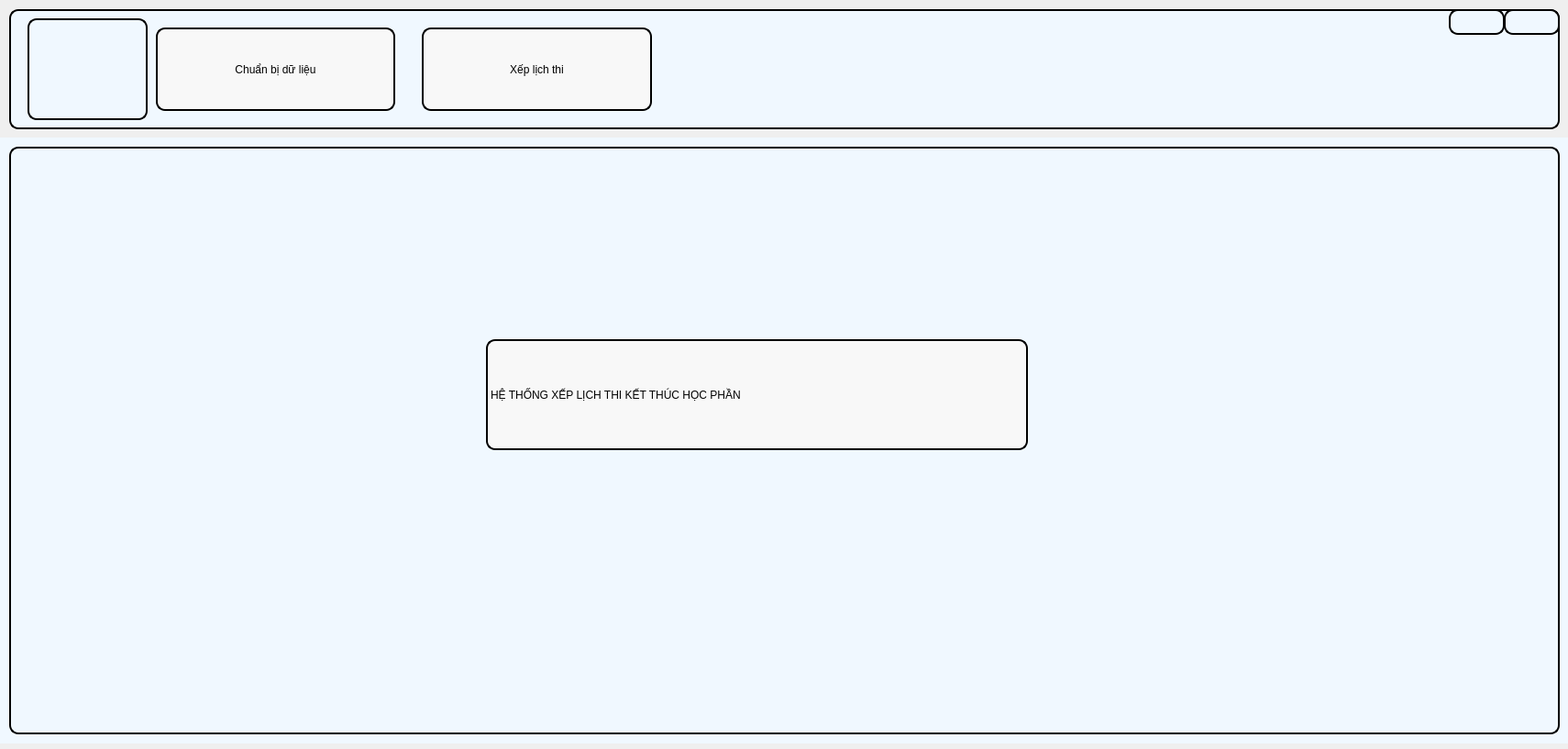
<?xml version="1.0" encoding="UTF-8"?>
<ui version="4.0">
 <class>MainWindow</class>
 <widget class="QMainWindow" name="MainWindow">
  <property name="geometry">
   <rect>
    <x>0</x>
    <y>0</y>
    <width>1710</width>
    <height>817</height>
   </rect>
  </property>
  <property name="windowTitle">
   <string>MainWindow</string>
  </property>
  <widget class="QWidget" name="centralwidget">
   <widget class="QWidget" name="Header" native="true">
    <property name="geometry">
     <rect>
      <x>10</x>
      <y>10</y>
      <width>1691</width>
      <height>131</height>
     </rect>
    </property>
    <property name="styleSheet">
     <string notr="true">background-color: rgb(240,248,255);

    border: 2px solid black;
    border-radius: 10px ;</string>
    </property>
    <widget class="QLabel" name="label">
     <property name="geometry">
      <rect>
       <x>20</x>
       <y>10</y>
       <width>131</width>
       <height>111</height>
      </rect>
     </property>
     <property name="minimumSize">
      <size>
       <width>50</width>
       <height>50</height>
      </size>
     </property>
     <property name="text">
      <string/>
     </property>
     <property name="pixmap">
      <pixmap resource="resources.qrc">:/images/Logo-DH-Kinh-te-Dai-hoc-Da-Nang-DUE.png</pixmap>
     </property>
     <property name="scaledContents">
      <bool>true</bool>
     </property>
    </widget>
    <widget class="QPushButton" name="pushButton_2">
     <property name="geometry">
      <rect>
       <x>1630</x>
       <y>0</y>
       <width>61</width>
       <height>28</height>
      </rect>
     </property>
     <property name="text">
      <string/>
     </property>
     <property name="icon">
      <iconset resource="resources.qrc">
       <normaloff>:/images/notify_icon.png</normaloff>:/images/notify_icon.png</iconset>
     </property>
    </widget>
    <widget class="QPushButton" name="pushButton_3">
     <property name="geometry">
      <rect>
       <x>1570</x>
       <y>0</y>
       <width>61</width>
       <height>28</height>
      </rect>
     </property>
     <property name="text">
      <string/>
     </property>
     <property name="icon">
      <iconset resource="resources.qrc">
       <normaloff>:/images/profile.jpg</normaloff>:/images/profile.jpg</iconset>
     </property>
    </widget>
    <widget class="QPushButton" name="Button_Xulyrangbuoc">
     <property name="geometry">
      <rect>
       <x>160</x>
       <y>20</y>
       <width>261</width>
       <height>91</height>
      </rect>
     </property>
     <property name="styleSheet">
      <string notr="true">font: 16pt &quot;MS Shell Dlg 2&quot;;
	background-color: rgb(248, 248, 248);
    border: 2px solid black;
    border-radius: 10px ;</string>
     </property>
     <property name="text">
      <string>Chuẩn bị dữ liệu</string>
     </property>
    </widget>
    <widget class="QPushButton" name="Button_Phancathi">
     <property name="geometry">
      <rect>
       <x>450</x>
       <y>20</y>
       <width>251</width>
       <height>91</height>
      </rect>
     </property>
     <property name="styleSheet">
      <string notr="true">font: 16pt &quot;MS Shell Dlg 2&quot;;
	background-color: rgb(248, 248, 248);
    border: 2px solid black;
    border-radius: 10px ;</string>
     </property>
     <property name="text">
      <string>Xếp lịch thi</string>
     </property>
    </widget>
   </widget>
   <widget class="QWidget" name="widget_3" native="true">
    <property name="geometry">
     <rect>
      <x>0</x>
      <y>150</y>
      <width>1711</width>
      <height>661</height>
     </rect>
    </property>
    <property name="styleSheet">
     <string notr="true">background-color: rgb(240,248,255);</string>
    </property>
    <widget class="QWidget" name="widget" native="true">
     <property name="geometry">
      <rect>
       <x>0</x>
       <y>10</y>
       <width>1701</width>
       <height>641</height>
      </rect>
     </property>
     <property name="styleSheet">
      <string notr="true">background-color: rgb(240,248,255);</string>
     </property>
     <widget class="QLabel" name="label_2">
      <property name="geometry">
       <rect>
        <x>150</x>
        <y>100</y>
        <width>291</width>
        <height>301</height>
       </rect>
      </property>
      <property name="text">
       <string/>
      </property>
      <property name="pixmap">
       <pixmap resource="resources.qrc">:/images/app.png</pixmap>
      </property>
     </widget>
     <widget class="QWidget" name="widget_2" native="true">
      <property name="geometry">
       <rect>
        <x>10</x>
        <y>0</y>
        <width>1691</width>
        <height>641</height>
       </rect>
      </property>
      <property name="styleSheet">
       <string notr="true">background-color: rgb(240,248,255);
    border: 2px solid black;
    border-radius: 10px ;</string>
      </property>
      <widget class="QLabel" name="label_3">
       <property name="geometry">
        <rect>
         <x>520</x>
         <y>210</y>
         <width>591</width>
         <height>121</height>
        </rect>
       </property>
       <property name="styleSheet">
        <string notr="true">font: 16pt &quot;MS Shell Dlg 2&quot;;
	background-color: rgb(248, 248, 248);
    border: 2px solid black;
    border-radius: 10px ;</string>
       </property>
       <property name="text">
        <string>HỆ THỐNG XẾP LỊCH THI KẾT THÚC HỌC PHẦN</string>
       </property>
      </widget>
     </widget>
    </widget>
   </widget>
  </widget>
 </widget>
 <resources>
  <include location="resources.qrc"/>
 </resources>
 <connections/>
</ui>
